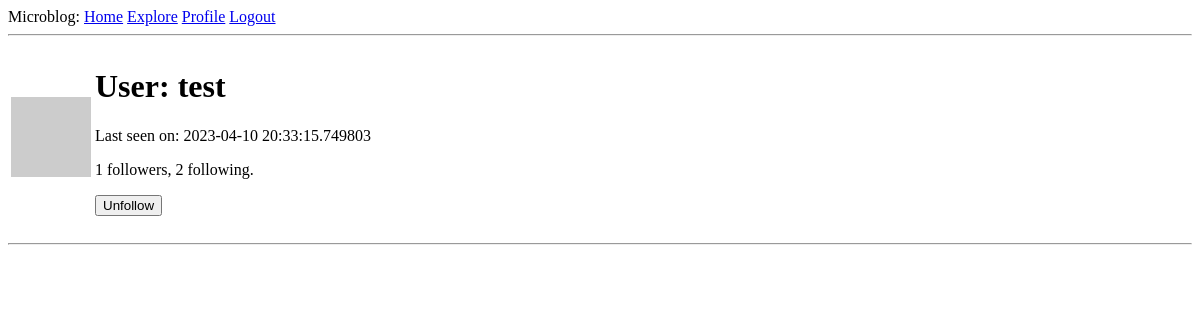
The page /user/test (signed in) on the database as committed earlier.
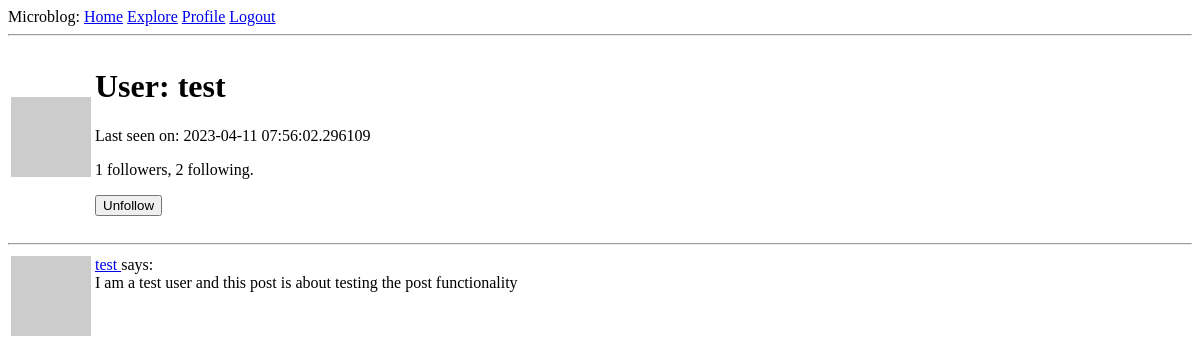
The same page on the database as committed later.
### app/models.py (models this page shows, shortened)
class User(UserMixin, db.Model):
	id = db.Column(db.Integer, primary_key=True)
	username = db.Column(db.String(64), index=True, unique=True)
	email = db.Column(db.String(120), index=True, unique=True)
	password_hash = db.Column(db.String(128))
	about_me = db.Column(db.String(140))
	last_seen = db.Column(db.DateTime, default=datetime.utcnow())
	posts = db.relationship('Post', backref='author', lazy='dynamic')
	followed = db.relationship(
		'User', secondary=followers,
		primaryjoin=(followers.c.follower_id == id),
		secondaryjoin=(followers.c.followed_id == id),
		backref=db.backref('followers', lazy='dynamic'), lazy='dynamic')
	def avatar(self, size):
		digest = md5(self.email.lower().encode('utf-8')).hexdigest()
		return f"https://www.gravatar.com/avatar/{digest}?d=identicon&s={size}"
	def is_following(self, user):
		return self.followed.filter(followers.c.followed_id == user.id).count() > 0

class Post(db.Model):
	id = db.Column(db.Integer, primary_key=True)
	body = db.Column(db.String(140))
	timestamp = db.Column(db.DateTime, index=True, default=datetime.utcnow)
	user_id = db.Column(db.Integer, db.ForeignKey('user.id'))

### app/routes.py (the view)
@app.route('/user/<username>')
@login_required
def user(username):
	user_ = User.query.filter_by(username=username).first_or_404()
	form = EmptyForm()
	page = request.args.get('page', 1, type=int)
	posts = user_.posts.order_by(Post.timestamp.desc()).paginate(
		page=page, per_page=app.config['POSTS_PER_PAGE'], error_out=False)
	next_url = url_for('user', username=user_.username, page=posts.next_num) if posts.has_next else None
	prev_url = url_for('user', username=user_.username, page=posts.prev_num) if posts.has_prev else None
	return render_template('user.html', user=user_, posts=posts.items, form=form, next_url=next_url, prev_url=prev_url)

### app/forms.py
class EmptyForm(FlaskForm):
	submit = SubmitField('Submit')

### app/models.py (called while the page is built)
@login.user_loader
def load_user(user_id):
	return User.query.get(int(user_id))

### app/routes.py (called while the page is built)
@app.before_request
def before_request():
	if current_user.is_authenticated:
		current_user.last_seen = datetime.utcnow()
		db.session.commit()

### app/templates/user.html (shortened to what this page needs)
{% extends "layout.html" %}
{% block content %}
    <table>
        <tr style="alignment: top">
            <td>
                <img src="{{ user.avatar(128) }}" alt="user image"/>
            </td>
            <td>
                <h1>User: {{ user.username }}</h1>
                {% if user.last_seen %}<p>Last seen on: {{ user.last_seen }}</p>{% endif %}
                <p>{{ user.followers.count() }} followers, {{ user.followed.count() }} following.</p>
                {% if user == current_user %}
                <p><a href="{{ url_for('edit_profile') }}">Edit Profile</a></p>
                {% else %}
                <p>
                    <form action="{{ url_for('unfollow', username=user.username) }}" method="post">
                        {{ form.submit(value='Unfollow') }}
                    </form>
                {% endif %}
                </p>
            </td>
        </tr>
    </table>
    <hr>
    {% for post in posts %}
        {% include '_post.html' %}
    {% endfor %}
{% endblock content %}

### app/templates/_post.html
<table>
  <tr valign="top">
    <td><img src=" {{ post.author.avatar(36) }}" alt="user image"/></td>
    <td>
      <a href="{{ url_for('user', username=post.author.username) }}">
          {{ post.author.username }}
      </a>
          says:<br>{{ post.body }}
    </td>
  </tr>
</table>
<br>

Rows that differ between the two databases and show on the page:
changed User "test": last_seen "2023-04-10 20:33:15.749803" → "2023-04-11 07:56:02.296109"
added Post: author.username "test", body "I am a test user and this post is about testing the post functionality"
